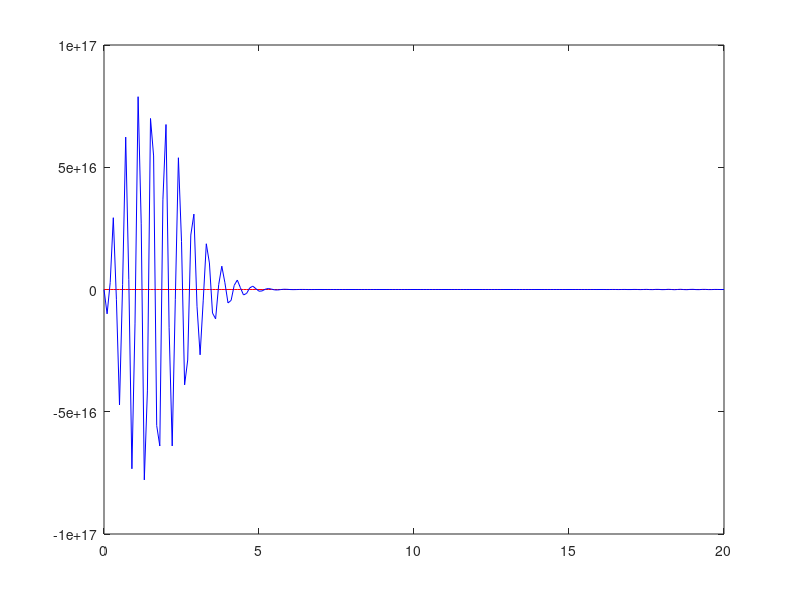

Here is the MATLAB script that generated this plot:
%
% Introductory Matlab script for solving the advection equation: 
% u_t + c*u_x = 0
% 

clear all
close all
clc

% Set the parameters for the solution
L = 20; % length of solution domain (from zero)
J = 200; % number of grid points (not counting zero)
x = linspace(0, L ,J+1); % set up a vector of x locations
dx = L/J; % size of a grid cell, delta x
c = 1; % advection speed (downward is stable is this is less than 0)
dt = 0.08; % size of time step, delta t

T = 15; % duraction of simulation
N = round(T/dt); % number of times to iterate simuation to get to time T

% setting the initial conditions u0 for upwind, d0 for downwind and c0 for
% centered
u0 = x./(x.^4 + 1);
d0 = x./(x.^4 + 1);
c0 = x./(x.^4 + 1);

up = u0; % up will denote u in the Present during the simulation
down = d0;
centered = c0;

%%%%%%%%%%%%%%%%%%%%%%%%%%%%%%%%%%%%%%%%%%%%%%%
% Running the Upwind Method on u_x + cu_t = 0 %
%%%%%%%%%%%%%%%%%%%%%%%%%%%%%%%%%%%%%%%%%%%%%%%

% plot(x, u0, 'r') % plot the IC
% 
% % add labels to the plot
% xlabel('x'), ylabel('u(x,t)')
% title(['Upwinding for the advection equation, \phi = ' num2str(c*dt/dx)])
% 
% for n = 1:N % beginning the for time loop
% 
%     up(1) = 0; % enforce the zero BC at x = 0
% 
%     for j = 2:J+1 % begin spatial loop; note that j = 1 is x = 0
%         un(j) = up(j) - c*dt/dx*(up(j)-up(j-1));
%     end % ending the spatial loop
% 
%     % to see results as an animation uncomment the line below and comment
%     % the if - end statement
% 
%     plot(x,u0,'r',x,un,'b'), pause(.1) % plots the next calculated time slice and the IC for reference. Makes this an animation
% 
%     % if mod(n*dt,2) < dt % check if current time is close to a multiple of 2
%     %     hold on, plot(x,un,'b'), hold off % if so, add a plot of current solution to existing plot
%     % end
% 
%     up = un; % reset present solution for next time step
% end % end time loop

%%%%%%%%%%%%%%%%%%%%%%%%%%%%%%%%%%%%%%%%%%%%%%%%%
% Running the Downwind Method on u_x + cu_t = 0 %
%%%%%%%%%%%%%%%%%%%%%%%%%%%%%%%%%%%%%%%%%%%%%%%%%

% plot(x, d0, 'r') % plot the IC
% 
% % add labels to the plot
% xlabel('x'), ylabel('u(x,t)')
% title(['Downwinding for the advection equation, \phi = ' num2str(c*dt/dx)])
% 
% for n = 1:N % beginning the for time loop
% 
%     down(1) = 0; % enforce the zero BC at x = 0
% 
%     for j = 2:J % begin spatial loop; note that j = 1 is x = 0
%         dn(j) = down(j) - c*dt/dx*(down(j+1)-down(j));
%     end % ending the spatial loop
% 
%     down_of_J_plus_1 = 20.1/(20.1^4 + 1); % maybe this is just 0?
%     dn(J+1) = 0; % setting anther boundary condition
% 
%     % to see results as an animation uncomment the line below and comment
%     % the if - end statement
% 
%     plot(x,d0,'r',x,dn,'b'), pause(.1) % plots the next calculated time slice and the IC for reference. Makes this an animation
% 
%     % if mod(n*dt,2) < dt % check if current time is close to a multiple of 2
%     %     hold on, plot(x,dn,'b'), hold off % if so, add a plot of current solution to existing plot
%     % end
% 
%     down = dn; % reset present solution for next time step
% end % end time loop


%%%%%%%%%%%%%%%%%%%%%%%%%%%%%%%%%%%%%%%%%%%%%%%%%
% Running the Centered Method on u_x + cu_t = 0 %
%%%%%%%%%%%%%%%%%%%%%%%%%%%%%%%%%%%%%%%%%%%%%%%%%

plot(x, c0, 'r') % plot the IC

% add labels to the plot
xlabel('x'), ylabel('u(x,t)')
title(['Centering Method for the advection equation, \phi = ' num2str(c*dt/dx)])

for n = 1:N % beginning the for time loop

    centered(1) = 0; % enforce the zero BC at x = 0
    for j = 2:J % begin spatial loop; note that j = 1 is x = 0
        cn(j) = centered(j) - c*dt/(2*dx)*(centered(j+1)-centered(j-1));
    end % ending the spatial loop

    cn(J+1) = 0; % setting anther boundary condition

    % to see results as an animation uncomment the line below and comment
    % the if - end statement

    plot(x,c0,'r',x,cn,'b'), pause(.1) % plots the next calculated time slice and the IC for reference. Makes this an animation

    % if mod(n*dt,2) < dt % check if current time is close to a multiple of 2
    %     hold on, plot(x,cn,'b'), hold off % if so, add a plot of current solution to existing plot
    % end
    % 
    centered = cn; % reset present solution for next time step
end % end time loop